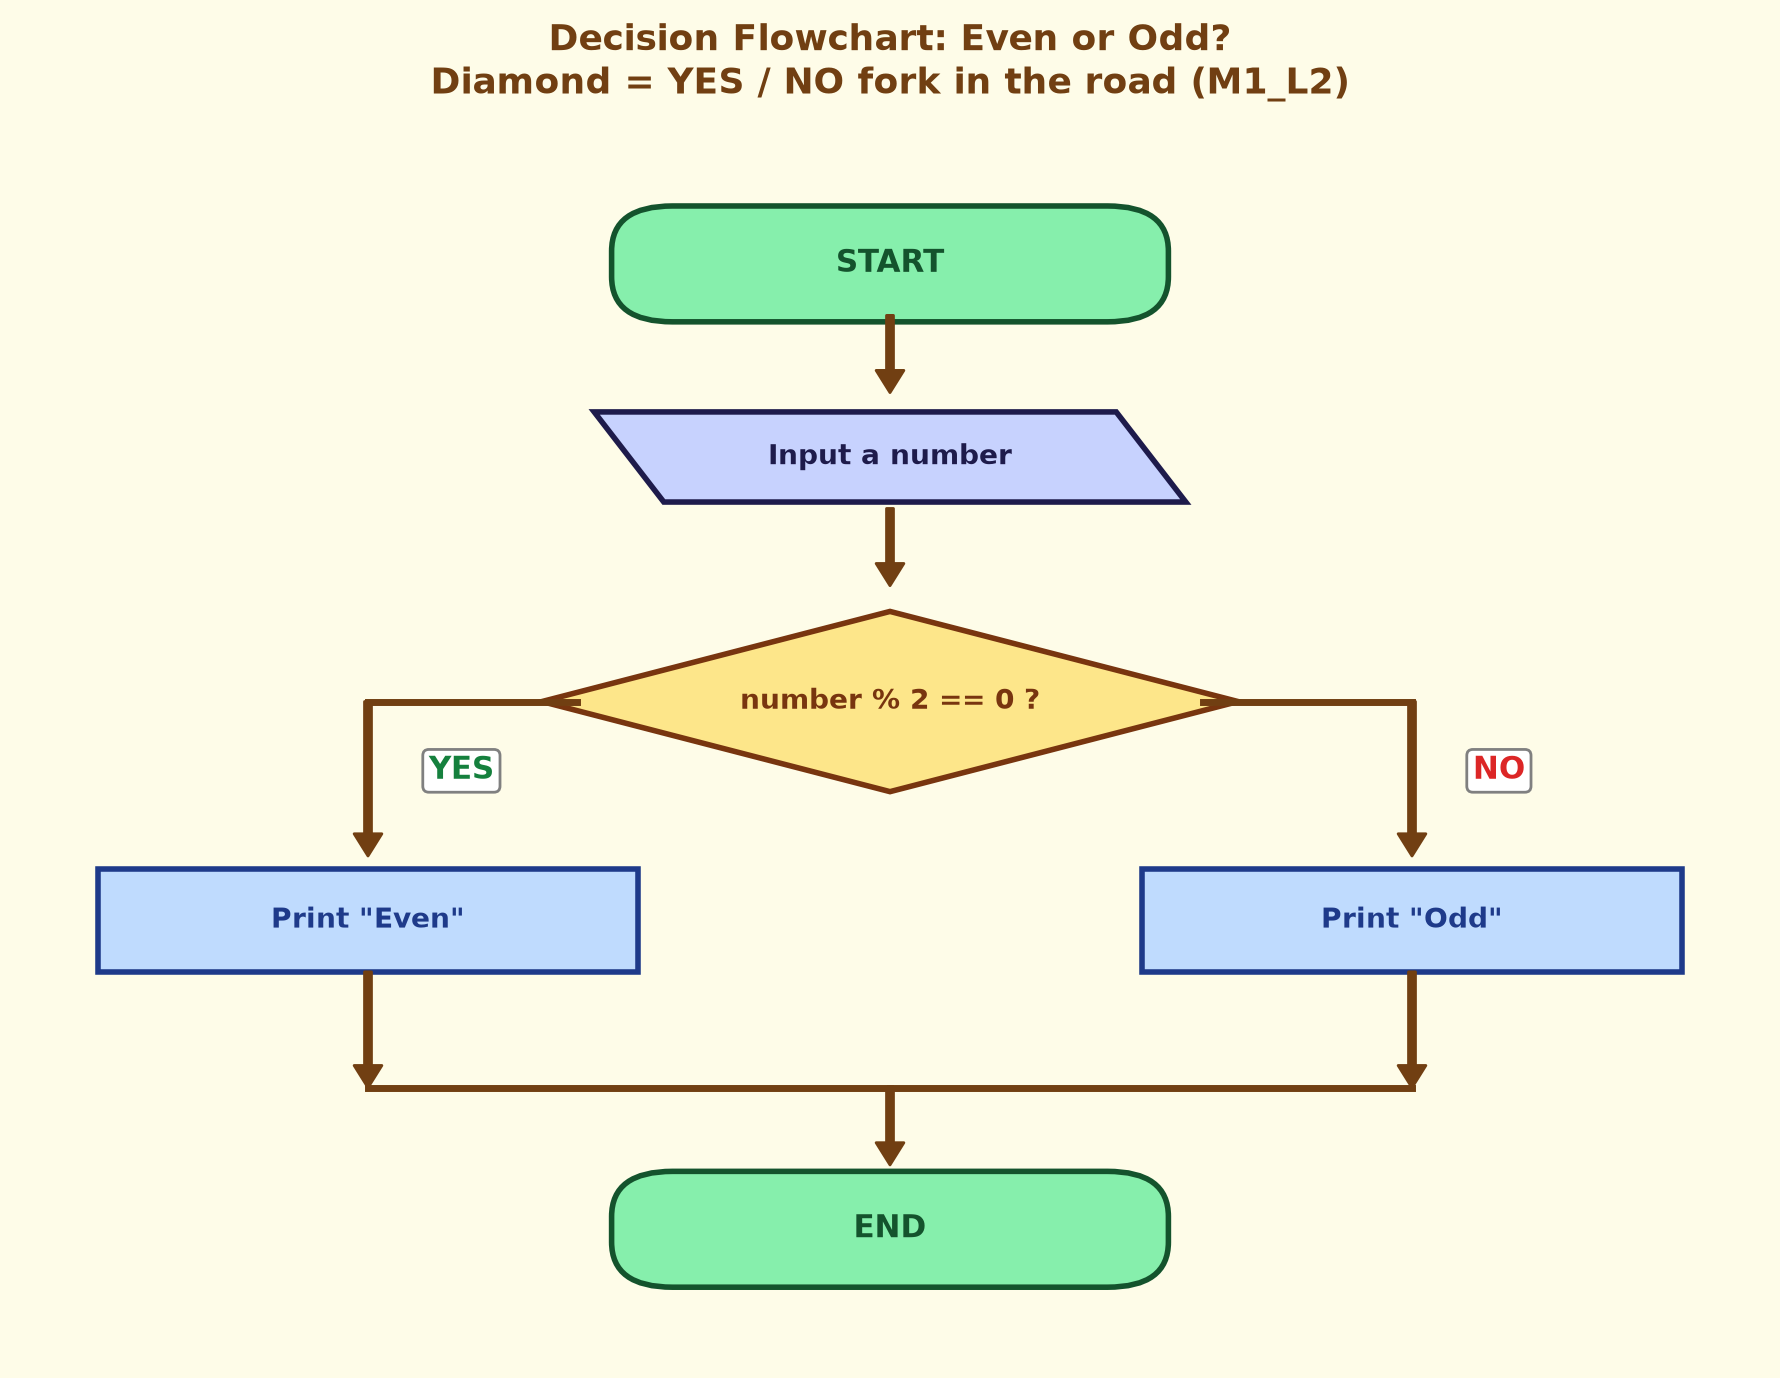

Write the Python code that produced this figure.
"""M1_L2 Decision Flowchart - Even or Odd? Python diagram (Option B)."""
import matplotlib.pyplot as plt
import matplotlib.patches as patches

fig, ax = plt.subplots(figsize=(9, 7), facecolor='#fefce8')
ax.set_facecolor('#fefce8')

C_OVAL = '#86efac'
C_RECT = '#bfdbfe'
C_DIA = '#fde68a'
C_PARA = '#c7d2fe'
C_ARROW = '#713f12'

def oval(x, y, text):
    b = patches.FancyBboxPatch((x-1.5, y-0.35), 3.0, 0.7,
        boxstyle="round,pad=0.1,rounding_size=0.35",
        facecolor=C_OVAL, edgecolor='#14532d', linewidth=2)
    ax.add_patch(b)
    ax.text(x, y, text, ha='center', va='center', fontsize=11, fontweight='bold', color='#14532d')

def para(x, y, text):
    poly = patches.Polygon([[x-1.7, y+0.35],[x+1.3, y+0.35],[x+1.7, y-0.35],[x-1.3, y-0.35]],
        closed=True, facecolor=C_PARA, edgecolor='#1e1b4b', linewidth=2)
    ax.add_patch(poly)
    ax.text(x, y, text, ha='center', va='center', fontsize=10, fontweight='bold', color='#1e1b4b')

def rect(x, y, text):
    b = patches.FancyBboxPatch((x-1.5, y-0.35), 3.0, 0.7,
        boxstyle="square,pad=0.05", facecolor=C_RECT, edgecolor='#1e3a8a', linewidth=2)
    ax.add_patch(b)
    ax.text(x, y, text, ha='center', va='center', fontsize=10, fontweight='bold', color='#1e3a8a')

def diamond(x, y, text):
    d = patches.Polygon([[x, y+0.7],[x+2.0, y],[x, y-0.7],[x-2.0, y]],
        closed=True, facecolor=C_DIA, edgecolor='#78350f', linewidth=2)
    ax.add_patch(d)
    ax.text(x, y, text, ha='center', va='center', fontsize=10, fontweight='bold', color='#78350f')

def arrow(x1, y1, x2, y2, label=None, color=C_ARROW):
    ax.annotate('', xy=(x2, y2), xytext=(x1, y1),
        arrowprops=dict(facecolor=color, edgecolor=color, width=2.5, headwidth=10, headlength=8))
    if label:
        mx, my = (x1+x2)/2, (y1+y2)/2
        ax.text(mx+0.35, my, label, fontsize=11, fontweight='bold',
                color='#15803d' if label=='YES' else '#dc2626',
                bbox=dict(facecolor='white', edgecolor='gray', boxstyle='round,pad=0.2'))

# Layout (top to bottom)
oval(5, 9, "START")
arrow(5, 8.6, 5, 8.0)
para(5, 7.5, "Input a number")
arrow(5, 7.1, 5, 6.5)
diamond(5, 5.6, "number % 2 == 0 ?")
# YES left branch
ax.plot([3.2, 2.0], [5.6, 5.6], color=C_ARROW, lw=2.5)
arrow(2.0, 5.6, 2.0, 4.4, label="YES")
rect(2.0, 3.9, 'Print "Even"')
arrow(2.0, 3.5, 2.0, 2.6)
ax.plot([2.0, 5.0], [2.6, 2.6], color=C_ARROW, lw=2.5)
# NO right branch
ax.plot([6.8, 8.0], [5.6, 5.6], color=C_ARROW, lw=2.5)
arrow(8.0, 5.6, 8.0, 4.4, label="NO")
rect(8.0, 3.9, 'Print "Odd"')
arrow(8.0, 3.5, 8.0, 2.6)
ax.plot([8.0, 5.0], [2.6, 2.6], color=C_ARROW, lw=2.5)
arrow(5.0, 2.6, 5.0, 2.0)
oval(5, 1.5, "END")

ax.set_xlim(0, 10)
ax.set_ylim(0.5, 10)
ax.axis('off')
plt.title("Decision Flowchart: Even or Odd?\nDiamond = YES / NO fork in the road (M1_L2)",
          fontsize=13, fontweight='bold', color='#713f12', pad=15)
plt.tight_layout()
out = "visuals/decision_flowchart.png"
plt.savefig(out, dpi=200, bbox_inches='tight', facecolor=fig.get_facecolor())
print(f"Saved to {out}")
